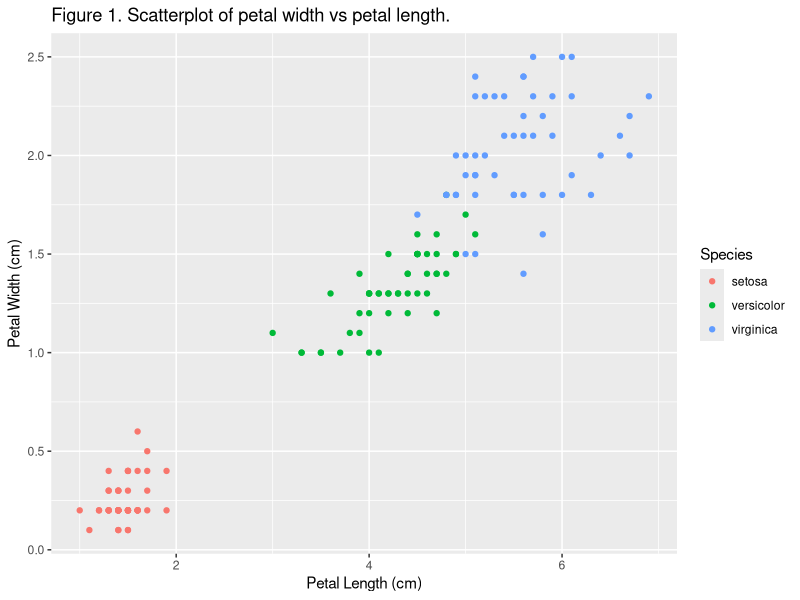

Generate this figure with R:
## ---- chunk 1
knitr::opts_chunk$set(echo = TRUE)
## ---- chunk 2
library(tidyverse)
iris
## ---- chunk 3
iris_scatter <- ggplot(iris, aes(x = Petal.Length, y = Petal.Width, color = Species)) +
  geom_point() +
  labs(x = "Petal Length (cm)", y = "Petal Width (cm)", title = "Figure 1. Scatterplot of petal width vs petal length.")

iris_scatter
